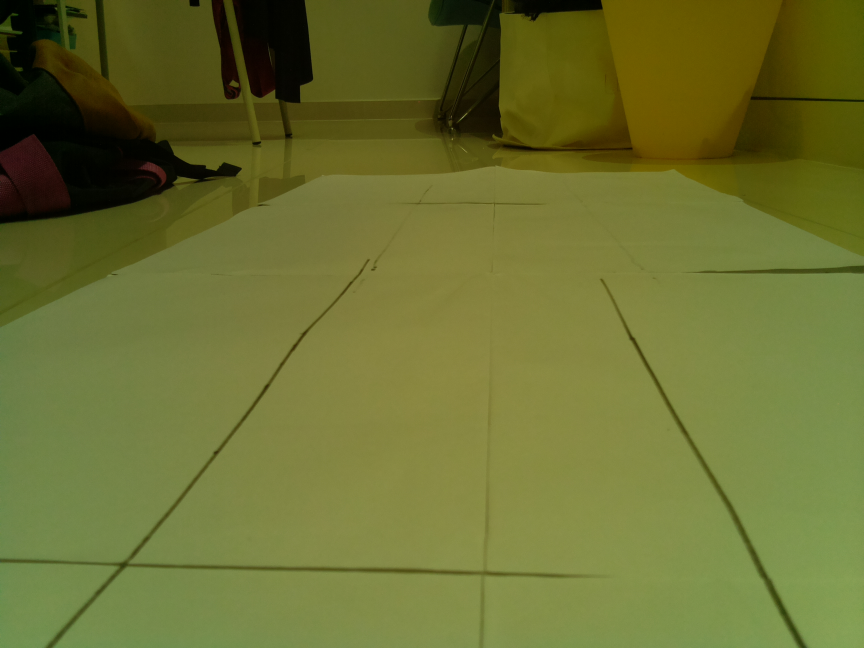
#> input picture coding/images/road7.jpg, 2592 x 1944 px (shown at 1/3 size)
$ python laneDetection.py
#> lines starting #> are read from the running program, lines starting #| are printed output that depends on the picture; after the words box and inside, x2 and y2 are one past the last pixel; in counts of white or black regions, pixels touching at a corner belong together
### coding/functions.py
import cv2 as cv
import numpy as np
import math


# this file stores functions that are used in the main file "laneDetection.py"

def ROI(img, divisions):
    # stores the height and width of the image
    height, width, _ = img.shape
    # creates a black image with the same dimensions as the original image
    mask = np.zeros((height, width), np.uint8)
    # sets fills the ROI with white
    pts = np.array([[0, height], [width, height], [4 * width / 5, height / 2], [width / 5, height / 2]],
                   np.int32)
    cv.fillConvexPoly(mask, pts, (255, 255, 255))
    # performs a bitwise and to isolate the ROI
    newImg = cv.bitwise_and(img, img, mask=mask)
    return newImg


def Blur(img):
    # applies a kernel blur to the image to reduce sharp edges
    blur = cv.blur(img, (3, 3))
    # blur = cv.GaussianBlur(img, (3,3),10)
    return blur


# [14 lines left out: function HoughLinesP, not called in this run]


def HoughLinesPPoints(img, thresh1, thresh2):
    # applies a Canny edge detector to the image
    dst = cv.Canny(img, thresh1, thresh2)

    # applies the probabilistic hough transform on the result of the canny edge detector
    linesP = cv.HoughLinesP(dst, 1, np.pi / 180, 100, None)

    # For each of the pairs of coordinates received, a point (small circle) is printed to the image
    if linesP is not None:
        for i in range(0, len(linesP)):
            l = linesP[i][0]
            cv.circle(img, (l[0], l[1]), 2, (0, 255, 0), -1)
            cv.circle(img, (l[2], l[3]), 2, (0, 255, 0), -1)

    return img


def GetCoordinates(img, thresh1, thresh2):
    # applies a Canny edge detector to the image
    dst = cv.Canny(img, thresh1, thresh2)
    # applies the probabilistic hough transform on the result of the canny edge detector
    linesP = cv.HoughLinesP(dst, 1, np.pi / 180, 100, None)
    # creates two arrays to store the coordinates
    x = []
    y = []

    # Stores the x and y coordinates in the two arrays
    if linesP is not None:
        for i in range(0, len(linesP)):
            l = linesP[i][0]
            x.append(l[0])
            x.append(l[2])
            y.append(l[1])
            y.append(l[3])
    return x, y


# [5 lines left out: function Cost, not called in this run]


def Regression(x, y):
    xMean = np.mean(x)
    yMean = np.mean(y)
    xStd = np.std(x)
    yStd = np.std(y)

    grad = np.corrcoef(np.transpose(x), np.transpose(y))[1, 0] * (yStd / xStd)
    intercept = yMean - (grad * xMean)
    return grad, intercept


def RoadAngle(img):
    img = cv.resize(img, (1024, 581))

    # finalImg = np.copy(img)
    height, width, _ = img.shape

    img = ROI(img, 5)
    img = Blur(img)

    x, y = GetCoordinates(img, 150, 150)

    leftLaneX = []
    leftLaneY = []
    rightLaneX = []
    rightLaneY = []

    # FINDING THE STARTING POINTS OF THE LANES
    xBottom = [value for value in x if y[x.index(value)] > 29 * height / 30]
    xBottomL = [value for value in xBottom if value < (width / 2)]
    xBotttomR = [value for value in xBottom if value > (width / 2)]

    # calculated starting points of the lane
    leftCenter = int(np.mean(xBottomL))
    rightCenter = int(np.mean(xBotttomR))
    # Predefined starting points of the lane
    # leftCenter = int(1.75 * width / 10)
    # rightCenter = int(8.25 * width / 10)

    rectWidth = int(width / 30)
    rectHeight = int(height / 30)

    topLimit = int(height - rectHeight)
    bottomLimit = int(height)

    HoughLinesPPoints(img, 150, 150)

    for i in range(15):
        rightLimitL = int(leftCenter + rectWidth)
        leftLimitL = int(leftCenter - rectWidth)

        rightLimitR = int(rightCenter + rectWidth)
        leftLimitR = int(rightCenter - rectWidth)

        xCoordL = [value for value in x if rightLimitL >= value >= leftLimitL]
        xCoordL = [value for value in xCoordL if bottomLimit >= y[x.index(value)] >= topLimit]
        yCoordL = [y[x.index(value)] for value in xCoordL if
                   bottomLimit >= y[x.index(value)] >= topLimit]

        xCoordR = [value for value in x if rightLimitR >= value >= leftLimitR]
        xCoordR = [value for value in xCoordR if bottomLimit >= y[x.index(value)] >= topLimit]
        yCoordR = [y[x.index(value)] for value in xCoordR if
                   bottomLimit >= y[x.index(value)] >= topLimit]

        cv.rectangle(img, (rightLimitL, bottomLimit), (leftLimitL, topLimit), (0, 255, 255))
        cv.rectangle(img, (rightLimitR, bottomLimit), (leftLimitR, topLimit), (0, 0, 255))

        if len(xCoordL) != 0:
            xMeanL = int(sum(xCoordL) / len(xCoordL))
            cv.line(img, (xMeanL, topLimit), (xMeanL, bottomLimit), (255, 255, 255))
            cv.line(img, (leftCenter, topLimit), (leftCenter, bottomLimit), (255, 0, 255))

            if i != 0 and i != 16:
                for j in range(len(xCoordL)):
                    leftLaneX.append(xCoordL[j])
                    leftLaneY.append(yCoordL[j])

            leftCenter = xMeanL
        else:
            bufferL = width / 50
            leftCenter += int(bufferL)

        if len(xCoordR) != 0:
            xmeanR = int(sum(xCoordR) / len(xCoordR))
            cv.line(img, (xmeanR, topLimit), (xmeanR, bottomLimit), (255, 255, 255))
            cv.line(img, (xmeanR, topLimit), (xmeanR, bottomLimit), (255, 255, 255))

            if i != 0 or i != 16:
                for j in range(len(xCoordR)):
                    rightLaneX.append(xCoordR[j])
                    rightLaneY.append(yCoordR[j])

            rightCenter = xmeanR
        else:
            bufferR = -(width / 50)
            rightCenter += int(bufferR)

        bottomLimit -= rectHeight
        topLimit -= rectHeight

    # REGRESSION
    try:
        if len(leftLaneX) != 0:
            leftLaneFound = True
        else:
            leftLaneFound = False
        if len(rightLaneX) != 0:
            rightLaneFound = True
        else:
            rightLaneFound = False

        if leftLaneFound:
            gradL, interceptL = Regression(leftLaneX, leftLaneY)
            xTestL = [1, width / 2]
            yTestL = np.multiply(xTestL, gradL) + interceptL
            # cv.line(img, (int(xTestL[0]), int(yTestL[0])), (int(xTestL[1]), int(yTestL[1])), (255, 255, 0), 3)
            # cv.line(finalImg, (int(xTestL[0]), int(yTestL[0])), (int(xTestL[1]), int(yTestL[1])), (0, 255, 0), 3)
        else:
            print("No left points found")

        if rightLaneFound:
            gradR, interceptR = Regression(rightLaneX, rightLaneY)
            xTestR = [width / 2, width]
            yTestR = np.multiply(xTestR, gradR) + interceptR
            # cv.line(img, (int(xTestR[0]), int(yTestR[0])), (int(xTestR[1]), int(yTestR[1])), (255, 255, 0), 3)
            # cv.line(finalImg, (int(xTestR[0]), int(yTestR[0])), (int(xTestR[1]), int(yTestR[1])), (0, 255, 0), 3)
        else:
            print("No right points found")

        if leftLaneFound and rightLaneFound:
            angle = round(gradL + gradR, 2)
            # print(angle)

        xTurn = [width / 2, (width / 2) + (height * math.tan(math.radians(angle)))]
        yTurn = [height, 0]

        cv.line(img, (int(xTurn[0]), int(yTurn[0])), (int(xTurn[1]), int(yTurn[1])), (255, 255, 255), 2)
        # [6 lines of commented-out code are left out]

        return angle
    except:
        return False

### coding/laneDetection.py
import functions
import cv2 as cv

# import time

# start = time.clock()
img = cv.imread("images/road7.jpg")
#> img is the input picture: shape (1944, 2592, 3); mean B, G, R 48.9, 111.8, 107

print(functions.RoadAngle(img))
#> in RoadAngle, `img = cv.resize(img, (1024, 581))`:
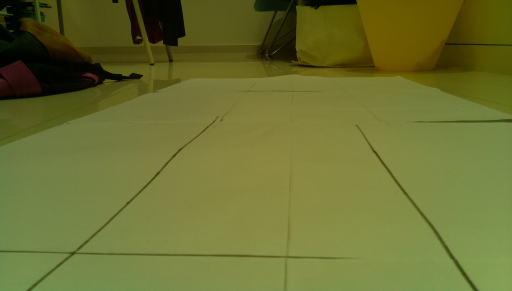
#> img: shape (581, 1024, 3) (shown at 1/2 size); mean of channels 0, 1, 2 48.8, 111.7, 106.9; drawn as B, G, R
#> in ROI, `cv.fillConvexPoly(mask, pts, (255, 255, 255))`:
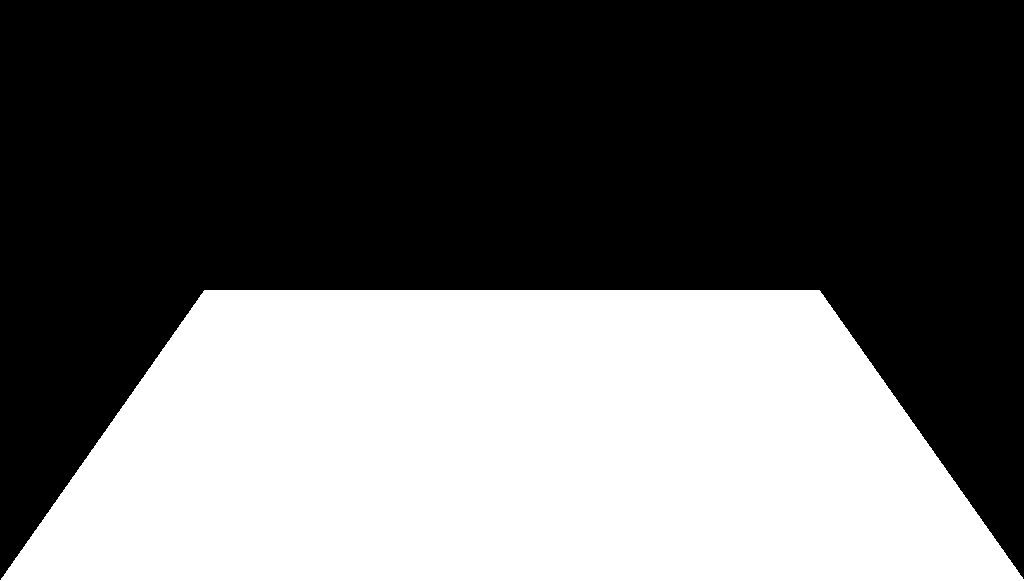
#> mask: shape (581, 1024); 40.1% white; 1 white region, box (x1, y1, x2, y2) and area: (0, 290, 1024, 581) 238722
#> in ROI, `newImg = cv.bitwise_and(img, img, mask=mask)`:
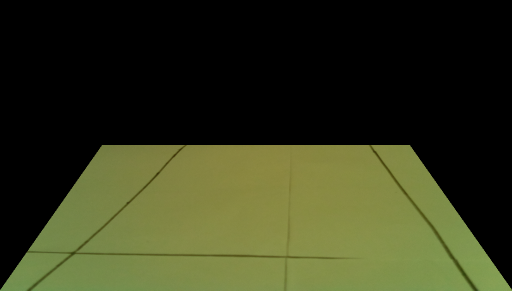
#> newImg: shape (581, 1024, 3) (shown at 1/2 size); mean of channels 0, 1, 2 27.8, 55, 51.3; drawn as B, G, R
#> in GetCoordinates, `dst = cv.Canny(img, thresh1, thresh2)`:
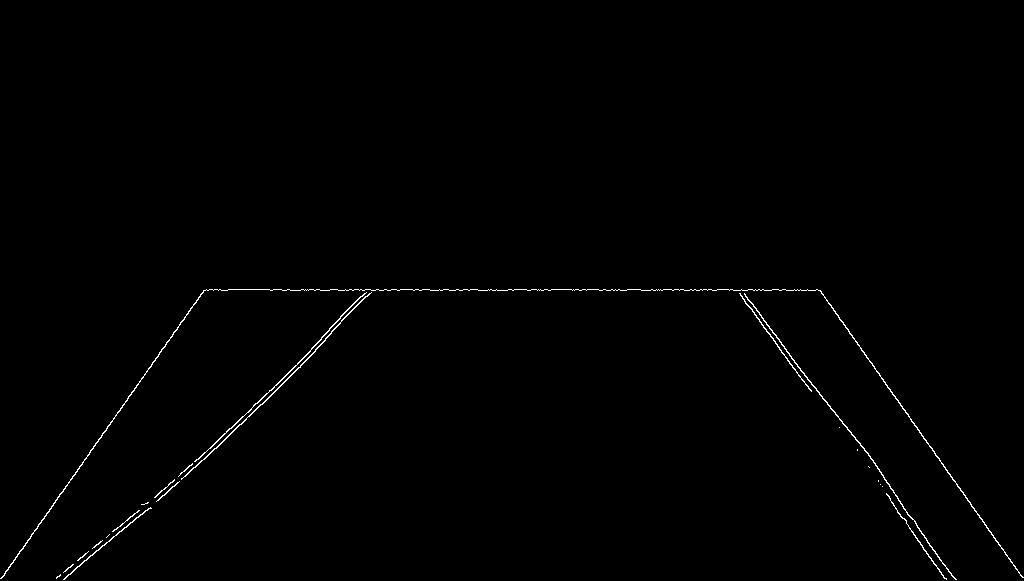
#> dst: shape (581, 1024); 0.58% white in thin lines or dots, all inside (x1, y1, x2, y2) = (0, 289, 1024, 580)
#> in GetCoordinates, `linesP = cv.HoughLinesP(dst, 1, np.pi / 180, 100, None)`: linesP = 80 rows, first 6: [755, 289, 755, 289], [582, 289, 585, 289], [603, 289, 605, 289], [470, 289, 477, 289], [1, 578, 143, 376], [651, 289, 652, 289]
#> the loop in GetCoordinates, `for i in range(0, len(linesP)):` made 80 passes
#> after the loop in GetCoordinates, `for i in range(0, len(linesP)):`: x = 160 values, max 981 at index 41, min 1 at index 8, mean 527.6; y = 160 values, max 578 at index 8, min 289 at index 0, mean 353
#> in RoadAngle, `xBottom = [value for value in x if y[x.index(value)] > 29 * height / 30]`: xBottom = [1, 70, 73, 945, 71]
#> in RoadAngle, `xBottomL = [value for value in xBottom if value < (width / 2)]`: xBottomL = [1, 70, 73, 71]
#> in RoadAngle, `xBotttomR = [value for value in xBottom if value > (width / 2)]`: xBotttomR = [945]
#> in RoadAngle, `leftCenter = int(np.mean(xBottomL))`: leftCenter = 53
#> in RoadAngle, `rightCenter = int(np.mean(xBotttomR))`: rightCenter = 945
#> the loop in HoughLinesPPoints, `for i in range(0, len(linesP)):` made 80 passes
#> after the loop in HoughLinesPPoints, `for i in range(0, len(linesP)):`:
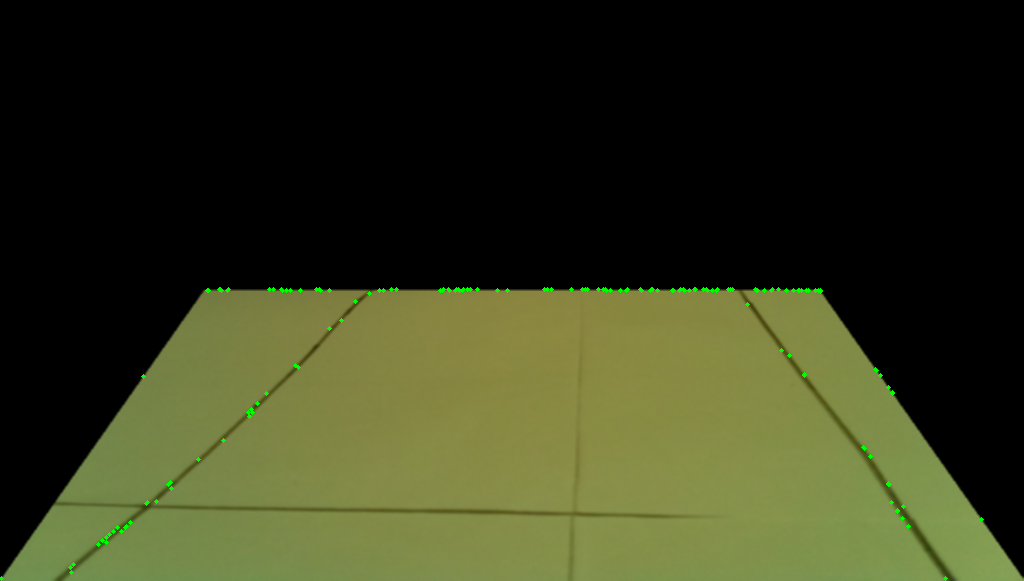
#> img: shape (581, 1024, 3); mean of channels 0, 1, 2 27.7, 55.5, 51.1; drawn as B, G, R
#> the loop in RoadAngle, `for i in range(15):` made 15 passes
#> (rightLimitL, leftLimitL, rightLimitR, leftLimitR, xCoordL, yCoordL, xCoordR, yCoordR) on passes 1, 3, 4: (87, 19, 979, 911, [70, 73, 71], [567, 564, 572], [945], [578]), (132, 64, 959, 891, [102, 113, 117, 106, 109, 126, 121, 125, 106], [540, 531, 527, 537, 534, 526, 531, 527, 537], [908], [526]), (147, 79, 942, 874, [130], [522], [897, 897, 902, 903], [510, 510, 518, 506])
#> after the loop in RoadAngle, `for i in range(15):`:
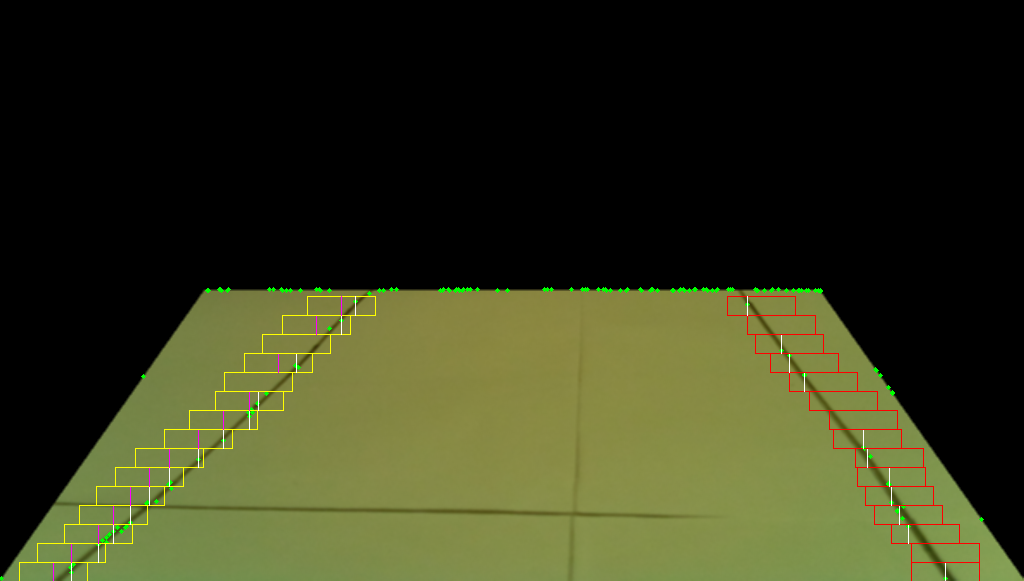
#> img: shape (581, 1024, 3); 0.72% of pixels changed, all inside (x1, y1, x2, y2) = (19, 296, 980, 581); drawn as B, G, R
#> after the loop in RoadAngle, `for i in range(15):`: bottomLimit = 296; leftLaneX = 28 values, max 355 at index 27, min 98 at index 0, mean 188.3; leftLaneY = 28 values, max 544 at index 0, min 301 at index 27, mean 465.2; rightLaneX = [945, 908, 897, 897, 902, 903, 891, 889, 870, 864, 863, 864, 804, 804, 789, 781, 747]; rightLaneY = [578, 526, 510, 510, 518, 506, 502, 484, 456, 448, 447, 448, 375, 375, 355, 350, 304]; topLimit = 277
#> in Regression, `xMean = np.mean(x)`: xMean = 188.3
#> in Regression, `yMean = np.mean(y)`: yMean = 465.2
#> in Regression, `xStd = np.std(x)`: xStd = 77.72
#> in Regression, `yStd = np.std(y)`: yStd = 71.59
#> in Regression, `grad = np.corrcoef(np.transpose(x), np.transpose(y))[1, 0] * (yStd / x..`: grad = -0.92
#> in Regression, `intercept = yMean - (grad * xMean)`: intercept = 638.4
#> in RoadAngle, `gradL, interceptL = Regression(leftLaneX, leftLaneY)`: gradL = -0.92; interceptL = 638.4
#> in RoadAngle, `yTestL = np.multiply(xTestL, gradL) + interceptL`: yTestL = [637.4, 167.5]
#> in RoadAngle, `gradR, interceptR = Regression(rightLaneX, rightLaneY)`: gradR = 1.38; interceptR = -733.7
#> in RoadAngle, `yTestR = np.multiply(xTestR, gradR) + interceptR`: yTestR = [-27.4, 678.9]
#> in RoadAngle, `angle = round(gradL + gradR, 2)`: angle = 0.46
#> in RoadAngle, `xTurn = [width / 2, (width / 2) + (height * math.tan(math.radians(angl..`: xTurn = [512, 516.7]
#> in RoadAngle, `cv.line(img, (int(xTurn[0]), int(yTurn[0])), (int(xTurn[1]), int(yTurn..`:
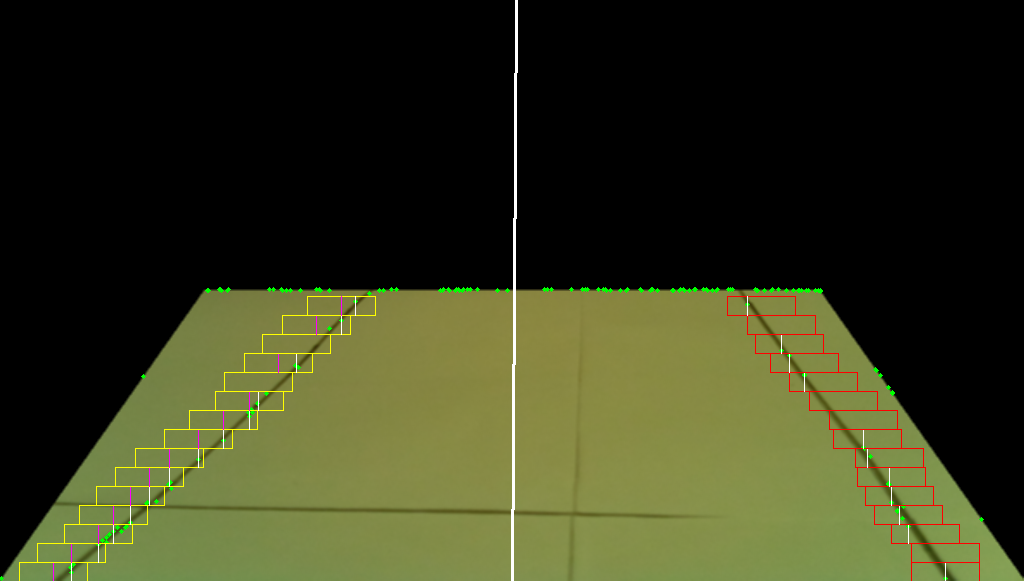
#> img: shape (581, 1024, 3); 0.29% of pixels changed, all inside (x1, y1, x2, y2) = (511, 0, 518, 581); drawn as B, G, R
#| 0.46
cv.imshow("image", cv.resize(img, (1024, 581)))
cv.waitKey()
cv.destroyAllWindows()

$ run again, with coding/images/index.jpg copied over coding/images/road7.jpg
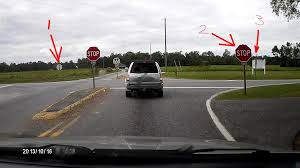
#> input picture coding/images/index.jpg, 300 x 168 px
#> img is the input picture: shape (168, 300, 3); mean B, G, R 117.9, 121.8, 124.1
#> mask: shape (581, 1024); 40.1% white; 1 white region, box (x1, y1, x2, y2) and area: (0, 290, 1024, 581) 238722
#> in GetCoordinates, `dst = cv.Canny(img, thresh1, thresh2)`:
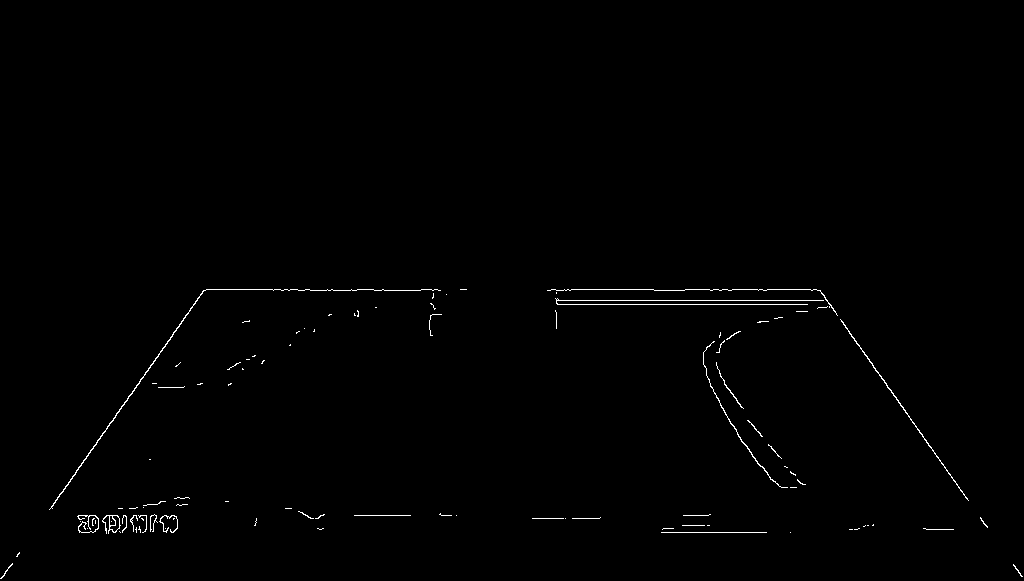
#> dst: shape (581, 1024); 0.58% white in thin lines or dots, all inside (x1, y1, x2, y2) = (0, 289, 1023, 579)
#> in GetCoordinates, `linesP = cv.HoughLinesP(dst, 1, np.pi / 180, 100, None)`: linesP = 39 rows, first 6: [357, 289, 373, 289], [290, 289, 297, 289], [206, 289, 272, 289], [556, 300, 823, 300], [557, 304, 807, 304], [69, 482, 70, 481]
#> the loop in GetCoordinates, `for i in range(0, len(linesP)):` made 39 passes
#> after the loop in GetCoordinates, `for i in range(0, len(linesP)):`: x = 78 values, max 1021 at index 17, min 1 at index 68, mean 506.8; y = 78 values, max 578 at index 68, min 289 at index 0, mean 394.6
#> xBottom = [1020, 1021, 1, 3]
#> xBottomL = [1, 3]
#> xBotttomR = [1020, 1021]
#> in RoadAngle, `leftCenter = int(np.mean(xBottomL))`: leftCenter = 2
#> in RoadAngle, `rightCenter = int(np.mean(xBotttomR))`: rightCenter = 1020
#> the loop in HoughLinesPPoints, `for i in range(0, len(linesP)):` made 39 passes
#> the loop in RoadAngle, `for i in range(15):` made 15 passes
#> (rightLimitL, leftLimitL, rightLimitR, leftLimitR, xCoordL, yCoordL, xCoordR, yCoordR) on passes 1, 6, 11, 13, 14: (36, -32, 1054, 986, [1, 3], [578, 575], [1020, 1021], [575, 576]), (95, 27, 995, 927, [69, 70, 69], [482, 481, 482], [945], [467]), (183, 115, 925, 857, [141, 140, 140], [379, 380, 380], [888, 877], [387, 372]), (194, 126, 909, 841, [173], [334], [859, 860, 861], [346, 348, 349]), (207, 139, 894, 826, [173], [334], [848], [331])
#> after the loop in RoadAngle, `for i in range(15):`: bottomLimit = 296; leftLaneX = [61, 65, 57, 61, 69, 70, 69, 141, 140, 140, 173, 173]; leftLaneY = [493, 488, 497, 493, 482, 481, 482, 379, 380, 380, 334, 334]; rightLaneX = [1020, 1021, 980, 983, 945, 944, 945, 943, 911, 911, 888, 877, 873, 877, 859, 860, 861, 848, 823, 826, 827]; rightLaneY = [575, 576, 517, 521, 467, 466, 467, 465, 419, 419, 387, 372, 367, 372, 346, 348, 349, 331, 300, 299, 300]; topLimit = 277
#> xMean = 101.6
#> yMean = 435.2
#> xStd = 45.14
#> yStd = 64.23
#> grad = -1.42
#> intercept = 579.8
#> gradL = -1.42; interceptL = 579.8
#> yTestL = [578.4, -148.7]
#> gradR = 1.41; interceptR = -864.9
#> yTestR = [-142.9, 579.2]
#> angle = -0.01
#> xTurn = [512, 511.9]
#> in RoadAngle, `cv.line(img, (int(xTurn[0]), int(yTurn[0])), (int(xTurn[1]), int(yTurn..`:
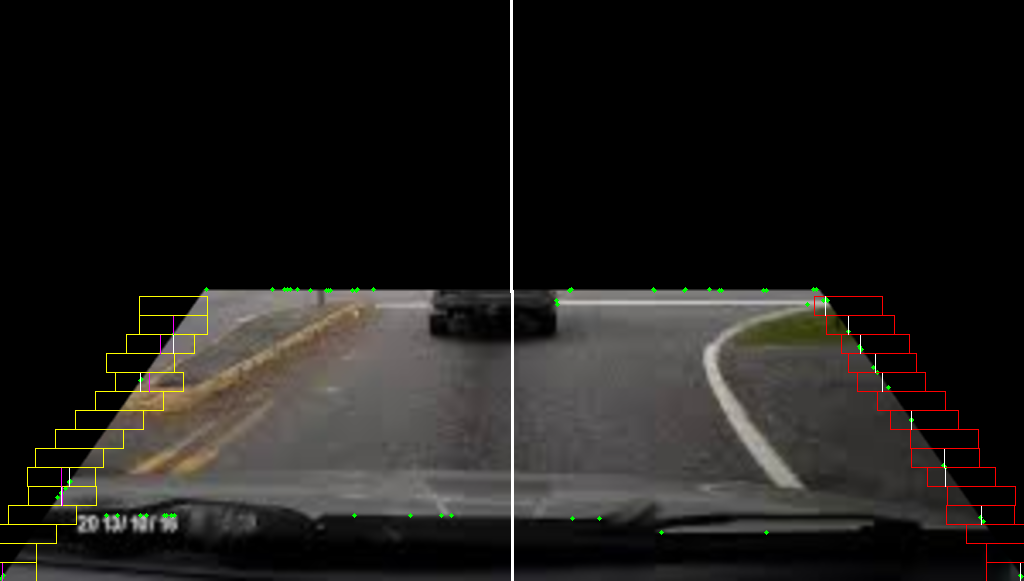
#> img: shape (581, 1024, 3); mean of channels 0, 1, 2 26.6, 28.7, 30.1; drawn as B, G, R
#| -0.01
